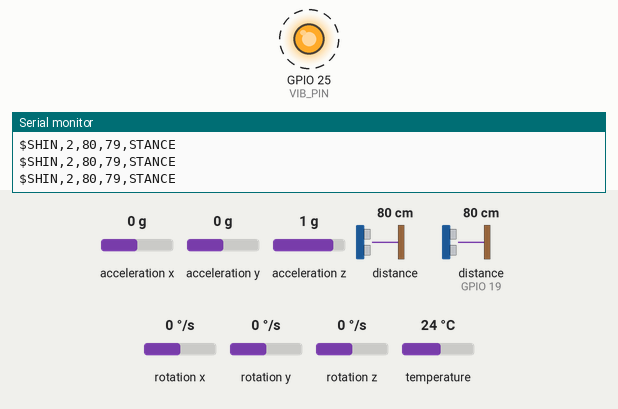
A sketch run on a simulated ESP32. Shown: output pins drawn as LEDs (lit = HIGH), the last lines printed to the serial monitor. Wiring (inferred from the names in the program): ultrasonic range finder: trigger GPIO 18; echo GPIO 19. Dashed ring = blinking. The test bench sets the inputs (shaded band); at power-on: acceleration x 0 g, acceleration y 0 g, acceleration z 1 g, distance to the obstacle 80 cm, distance to the obstacle (sensor on GPIO 19) 80 cm, rotation x 0 °/s, rotation y 0 °/s, rotation z 0 °/s, temperature 24 °C. The echo pulse lasts 58.3 µs per cm; pins used as bus, display or sensor lines are not drawn.

Above: at 2.36 s.
2.7 s: acceleration x set to -0.6 g
5.7 s: acceleration x set to -0.9 g
At 6.5 s:
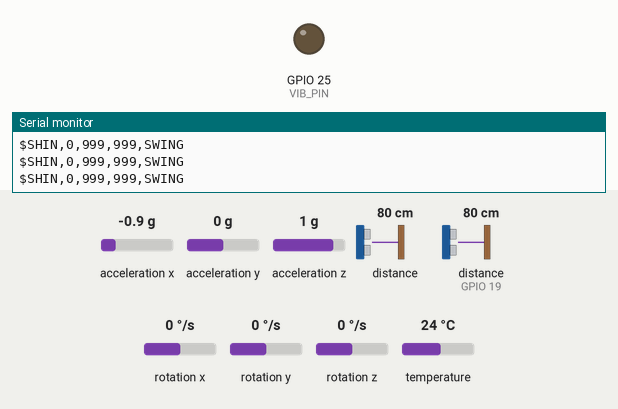
7.8 s: acceleration x set to -0.5 g
9.3 s: acceleration x set to -0.2 g
At 9.46 s:
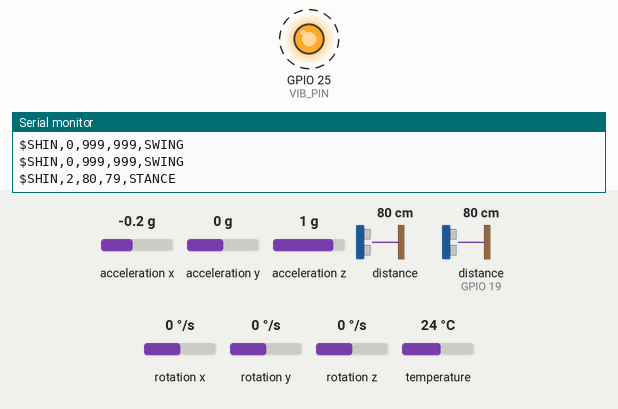
12.3 s: acceleration x set to -1.4 g
At 13.6 s:
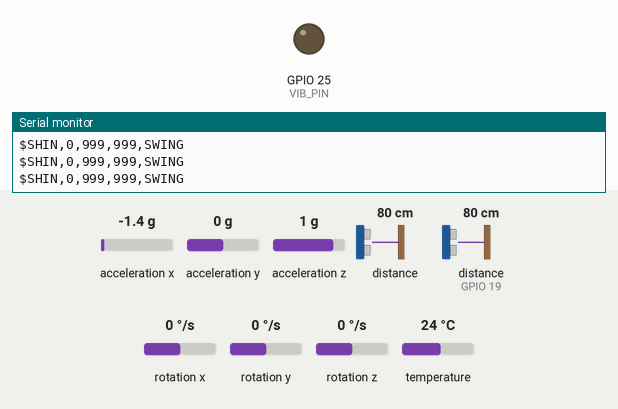
Timing chart, 0 to 14.9 s (numbered marks = the images above; inputs shaded):
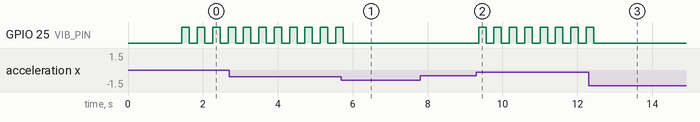

Measured:
- the behaviour switches between -0.7 and -0.8 g on acceleration x (found by bisection; images 0 and 1)
- the behaviour switches between -0.4 and -0.3 g on acceleration x (found by bisection; images 1 and 2)
- after the input at 5.7 s, GPIO 25 (VIB_PIN): goes on until 5.7 s, then stays LOW
- after the input at 9.3 s, GPIO 25 (VIB_PIN): alternates HIGH for 0.20 s and LOW for 0.21 s, starting after 0.06 s
- after the input at 12.3 s, GPIO 25 (VIB_PIN): goes on until 12.4 s, then stays LOW
- by itself, GPIO 25 (VIB_PIN): alternates HIGH for 0.20 s and LOW for 0.21 s

The sketch:

shin_module.ino
```cpp
#include <Wire.h>
#include <Adafruit_VL53L0X.h>
#include <Adafruit_MPU6050.h>
#include <Adafruit_Sensor.h>

// ================= PIN DEFINITIONS =================
#define TRIG_PIN 18
#define ECHO_PIN 19
#define VIB_PIN  25

// ================= OBJECTS =================
Adafruit_VL53L0X tof;
Adafruit_MPU6050 mpu;

// ================= OBSTACLE CODES =================
#define SAFE                0
#define APPROACHING_OBJECT  1
#define SHIN_OBSTACLE       2
#define UNEVEN_GROUND       3
#define DROP_POTHOLE        4
#define IMMEDIATE_DANGER    5

// ================= GAIT THRESHOLDS =================
// (Human walking tuned values)
#define STANCE_THRESHOLD 10.5   // below → stance
#define SWING_THRESHOLD  12.5   // above → swing

// ================= FUNCTIONS =================

// ---- Ultrasonic Distance ----
long readUltrasonicCM() {
  digitalWrite(TRIG_PIN, LOW);
  delayMicroseconds(2);
  digitalWrite(TRIG_PIN, HIGH);
  delayMicroseconds(10);
  digitalWrite(TRIG_PIN, LOW);

  long duration = pulseIn(ECHO_PIN, HIGH, 30000);
  if (duration == 0) return 999;
  return duration * 0.034 / 2;
}

// ---- Gait Phase Detection (Hysteresis) ----
bool isStancePhase() {
  static bool stance = true;   // remember last state

  sensors_event_t a, g, t;
  mpu.getEvent(&a, &g, &t);

  float accelMag = sqrt(
    a.acceleration.x * a.acceleration.x +
    a.acceleration.y * a.acceleration.y +
    a.acceleration.z * a.acceleration.z
  );

  if (accelMag > SWING_THRESHOLD) {
    stance = false;
  }
  else if (accelMag < STANCE_THRESHOLD) {
    stance = true;
  }

  return stance;
}

// ---- Local Vibration (temporary) ----
void vibrate(int onMs, int offMs) {
  digitalWrite(VIB_PIN, HIGH);
  delay(onMs);
  digitalWrite(VIB_PIN, LOW);
  delay(offMs);
}

// ---- UART Send to Belt ----
void sendToBelt(int obstacle, int tofCm, int ultraCm, bool stance) {
  Serial.print("$SHIN,");
  Serial.print(obstacle);
  Serial.print(",");
  Serial.print(tofCm);
  Serial.print(",");
  Serial.print(ultraCm);
  Serial.print(",");
  Serial.println(stance ? "STANCE" : "SWING");
}

// ================= SETUP =================
void setup() {
  Serial.begin(115200);
  delay(1000);

  pinMode(TRIG_PIN, OUTPUT);
  pinMode(ECHO_PIN, INPUT);
  pinMode(VIB_PIN, OUTPUT);

  // ---- I2C INIT ----
  Wire.begin(21, 22);
  delay(200);

  // ---- MPU6050 INIT FIRST ----
  if (!mpu.begin()) {
    Serial.println("MPU6050 INIT FAILED");
  } else {
    Serial.println("MPU6050 OK");
  }

  mpu.setAccelerometerRange(MPU6050_RANGE_4_G);
  mpu.setFilterBandwidth(MPU6050_BAND_21_HZ);
  delay(200);

  // ---- ToF INIT AFTER MPU ----
  if (!tof.begin()) {
    Serial.println("VL53L0X INIT FAILED");
  } else {
    Serial.println("VL53L0X OK");
  }

  Serial.println("Shin Module READY");
}

// ================= LOOP =================
void loop() {

  bool stance = isStancePhase();

  // ---- SWING PHASE ----
  if (!stance) {
    digitalWrite(VIB_PIN, LOW);
    sendToBelt(SAFE, 999, 999, false);
    delay(50);
    return;
  }

  // ---- SENSOR READINGS ----
  VL53L0X_RangingMeasurementData_t measure;
  tof.rangingTest(&measure, false);
  int tofCm = (measure.RangeStatus == 0) ? measure.RangeMilliMeter / 10 : 999;

  int ultraCm = readUltrasonicCM();

  int obstacle = SAFE;

  // ---- CORRELATED DECISION LOGIC ----
  if (tofCm < 40 && ultraCm < 20) {
    obstacle = IMMEDIATE_DANGER;
  }
  else if (ultraCm < 15) {
    obstacle = DROP_POTHOLE;
  }
  else if (ultraCm >= 15 && ultraCm <= 30) {
    obstacle = UNEVEN_GROUND;
  }
  else if (tofCm >= 40 && tofCm <= 80) {
    obstacle = SHIN_OBSTACLE;
  }
  else if (tofCm > 80 && tofCm <= 120) {
    obstacle = APPROACHING_OBJECT;
  }

  // ---- SEND TO BELT MODULE ----
  sendToBelt(obstacle, tofCm, ultraCm, true);

  // ---- TEMP LOCAL HAPTICS (REMOVE LATER) ----
  switch (obstacle) {

    case IMMEDIATE_DANGER:
      digitalWrite(VIB_PIN, HIGH);
      break;

    case DROP_POTHOLE:
      vibrate(300, 100);
      break;

    case SHIN_OBSTACLE:
      vibrate(200, 120);
      break;

    case UNEVEN_GROUND:
      vibrate(120, 120);
      break;

    case APPROACHING_OBJECT:
      vibrate(80, 200);
      break;

    default:
      digitalWrite(VIB_PIN, LOW);
  }

  delay(50);
}
```
